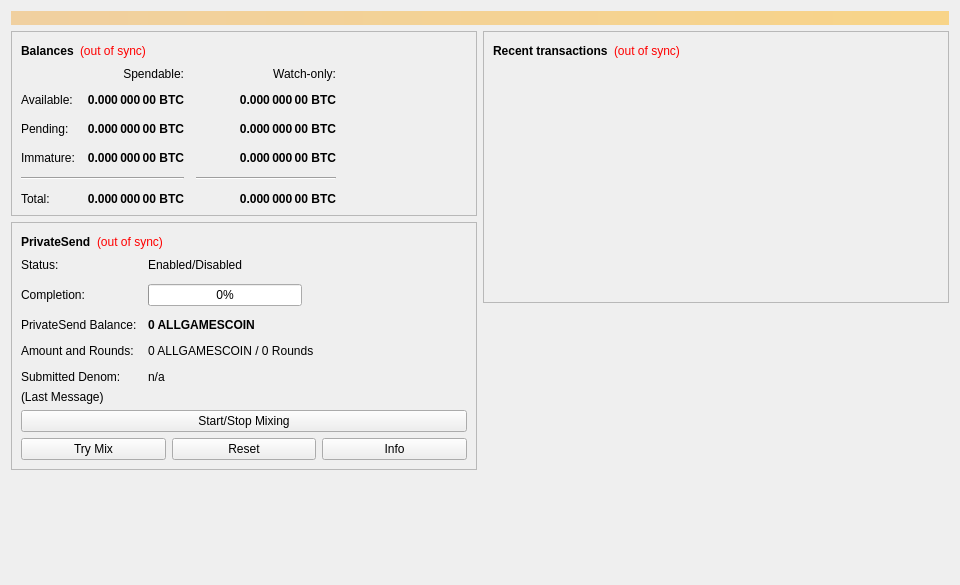
<?xml version="1.0" encoding="UTF-8"?>
<ui version="4.0">
 <class>OverviewPage</class>
 <widget class="QWidget" name="OverviewPage">
  <property name="geometry">
   <rect>
    <x>0</x>
    <y>0</y>
    <width>960</width>
    <height>585</height>
   </rect>
  </property>
  <property name="minimumSize">
   <size>
    <width>960</width>
    <height>0</height>
   </size>
  </property>
  <property name="windowTitle">
   <string>Form</string>
  </property>
  <layout class="QVBoxLayout" name="topLayout">
   <item>
    <widget class="QLabel" name="labelAlerts">
     <property name="visible">
      <bool>false</bool>
     </property>
     <property name="styleSheet">
      <string notr="true">QLabel { background-color: qlineargradient(x1: 0, y1: 0, x2: 1, y2: 0, stop:0 #F0D0A0, stop:1 #F8D488); color:#000000; }</string>
     </property>
     <property name="wordWrap">
      <bool>true</bool>
     </property>
     <property name="margin">
      <number>3</number>
     </property>
     <property name="textInteractionFlags">
      <set>Qt::TextSelectableByMouse</set>
     </property>
    </widget>
   </item>
   <item>
    <layout class="QHBoxLayout" name="horizontalLayout" stretch="1,1">
     <item>
      <layout class="QVBoxLayout" name="verticalLayout_2">
       <item>
        <widget class="QFrame" name="frame">
         <property name="frameShape">
          <enum>QFrame::StyledPanel</enum>
         </property>
         <property name="frameShadow">
          <enum>QFrame::Raised</enum>
         </property>
         <layout class="QVBoxLayout" name="verticalLayout_4">
          <item>
           <layout class="QHBoxLayout" name="horizontalLayout_4">
            <item>
             <widget class="QLabel" name="label_5">
              <property name="font">
               <font>
                <weight>75</weight>
                <bold>true</bold>
               </font>
              </property>
              <property name="text">
               <string>Balances</string>
              </property>
             </widget>
            </item>
            <item>
             <widget class="QLabel" name="labelWalletStatus">
              <property name="toolTip">
               <string>The displayed information may be out of date. Your wallet automatically synchronizes with the Allgamescoin network after a connection is established, but this process has not completed yet.</string>
              </property>
              <property name="styleSheet">
               <string notr="true">QLabel { color: red; }</string>
              </property>
              <property name="text">
               <string notr="true">(out of sync)</string>
              </property>
              <property name="alignment">
               <set>Qt::AlignLeading|Qt::AlignLeft|Qt::AlignVCenter</set>
              </property>
             </widget>
            </item>
            <item>
             <spacer name="horizontalSpacer_3">
              <property name="orientation">
               <enum>Qt::Horizontal</enum>
              </property>
              <property name="sizeHint" stdset="0">
               <size>
                <width>40</width>
                <height>20</height>
               </size>
              </property>
             </spacer>
            </item>
           </layout>
          </item>
          <item>
           <layout class="QGridLayout" name="gridLayout">
            <property name="spacing">
             <number>12</number>
            </property>
            <item row="2" column="2">
             <widget class="QLabel" name="labelWatchPending">
              <property name="font">
               <font>
                <weight>75</weight>
                <bold>true</bold>
               </font>
              </property>
              <property name="cursor">
               <cursorShape>IBeamCursor</cursorShape>
              </property>
              <property name="toolTip">
               <string>Unconfirmed transactions to watch-only addresses</string>
              </property>
              <property name="text">
               <string notr="true">0.000 000 00 BTC</string>
              </property>
              <property name="alignment">
               <set>Qt::AlignRight|Qt::AlignTrailing|Qt::AlignVCenter</set>
              </property>
              <property name="textInteractionFlags">
               <set>Qt::LinksAccessibleByMouse|Qt::TextSelectableByKeyboard|Qt::TextSelectableByMouse</set>
              </property>
             </widget>
            </item>
            <item row="2" column="1">
             <widget class="QLabel" name="labelUnconfirmed">
              <property name="font">
               <font>
                <weight>75</weight>
                <bold>true</bold>
               </font>
              </property>
              <property name="cursor">
               <cursorShape>IBeamCursor</cursorShape>
              </property>
              <property name="toolTip">
               <string>Total of transactions that have yet to be confirmed, and do not yet count toward the spendable balance</string>
              </property>
              <property name="text">
               <string notr="true">0.000 000 00 BTC</string>
              </property>
              <property name="alignment">
               <set>Qt::AlignRight|Qt::AlignTrailing|Qt::AlignVCenter</set>
              </property>
              <property name="textInteractionFlags">
               <set>Qt::LinksAccessibleByMouse|Qt::TextSelectableByKeyboard|Qt::TextSelectableByMouse</set>
              </property>
             </widget>
            </item>
            <item row="3" column="2">
             <widget class="QLabel" name="labelWatchImmature">
              <property name="font">
               <font>
                <weight>75</weight>
                <bold>true</bold>
               </font>
              </property>
              <property name="cursor">
               <cursorShape>IBeamCursor</cursorShape>
              </property>
              <property name="toolTip">
               <string>Mined balance in watch-only addresses that has not yet matured</string>
              </property>
              <property name="text">
               <string notr="true">0.000 000 00 BTC</string>
              </property>
              <property name="alignment">
               <set>Qt::AlignRight|Qt::AlignTrailing|Qt::AlignVCenter</set>
              </property>
              <property name="textInteractionFlags">
               <set>Qt::LinksAccessibleByMouse|Qt::TextSelectableByKeyboard|Qt::TextSelectableByMouse</set>
              </property>
             </widget>
            </item>
            <item row="4" column="0" colspan="2">
             <widget class="Line" name="lineSpendableBalance">
              <property name="orientation">
               <enum>Qt::Horizontal</enum>
              </property>
             </widget>
            </item>
            <item row="4" column="2">
             <widget class="Line" name="lineWatchBalance">
              <property name="sizePolicy">
               <sizepolicy hsizetype="Preferred" vsizetype="Fixed">
                <horstretch>0</horstretch>
                <verstretch>0</verstretch>
               </sizepolicy>
              </property>
              <property name="minimumSize">
               <size>
                <width>140</width>
                <height>0</height>
               </size>
              </property>
              <property name="orientation">
               <enum>Qt::Horizontal</enum>
              </property>
             </widget>
            </item>
            <item row="5" column="0">
             <widget class="QLabel" name="labelTotalText">
              <property name="text">
               <string>Total:</string>
              </property>
             </widget>
            </item>
            <item row="3" column="1">
             <widget class="QLabel" name="labelImmature">
              <property name="font">
               <font>
                <weight>75</weight>
                <bold>true</bold>
               </font>
              </property>
              <property name="cursor">
               <cursorShape>IBeamCursor</cursorShape>
              </property>
              <property name="toolTip">
               <string>Mined balance that has not yet matured</string>
              </property>
              <property name="text">
               <string notr="true">0.000 000 00 BTC</string>
              </property>
              <property name="alignment">
               <set>Qt::AlignRight|Qt::AlignTrailing|Qt::AlignVCenter</set>
              </property>
              <property name="textInteractionFlags">
               <set>Qt::LinksAccessibleByMouse|Qt::TextSelectableByKeyboard|Qt::TextSelectableByMouse</set>
              </property>
             </widget>
            </item>
            <item row="2" column="3">
             <spacer name="horizontalSpacer_2">
              <property name="orientation">
               <enum>Qt::Horizontal</enum>
              </property>
              <property name="sizeHint" stdset="0">
               <size>
                <width>40</width>
                <height>20</height>
               </size>
              </property>
             </spacer>
            </item>
            <item row="3" column="0">
             <widget class="QLabel" name="labelImmatureText">
              <property name="text">
               <string>Immature:</string>
              </property>
             </widget>
            </item>
            <item row="5" column="1">
             <widget class="QLabel" name="labelTotal">
              <property name="font">
               <font>
                <weight>75</weight>
                <bold>true</bold>
               </font>
              </property>
              <property name="cursor">
               <cursorShape>IBeamCursor</cursorShape>
              </property>
              <property name="toolTip">
               <string>Your current total balance</string>
              </property>
              <property name="text">
               <string notr="true">0.000 000 00 BTC</string>
              </property>
              <property name="alignment">
               <set>Qt::AlignRight|Qt::AlignTrailing|Qt::AlignVCenter</set>
              </property>
              <property name="textInteractionFlags">
               <set>Qt::LinksAccessibleByMouse|Qt::TextSelectableByKeyboard|Qt::TextSelectableByMouse</set>
              </property>
             </widget>
            </item>
            <item row="5" column="2">
             <widget class="QLabel" name="labelWatchTotal">
              <property name="font">
               <font>
                <weight>75</weight>
                <bold>true</bold>
               </font>
              </property>
              <property name="cursor">
               <cursorShape>IBeamCursor</cursorShape>
              </property>
              <property name="toolTip">
               <string>Current total balance in watch-only addresses</string>
              </property>
              <property name="text">
               <string notr="true">0.000 000 00 BTC</string>
              </property>
              <property name="alignment">
               <set>Qt::AlignRight|Qt::AlignTrailing|Qt::AlignVCenter</set>
              </property>
              <property name="textInteractionFlags">
               <set>Qt::LinksAccessibleByMouse|Qt::TextSelectableByKeyboard|Qt::TextSelectableByMouse</set>
              </property>
             </widget>
            </item>
            <item row="0" column="2">
             <widget class="QLabel" name="labelWatchonly">
              <property name="text">
               <string>Watch-only:</string>
              </property>
              <property name="alignment">
               <set>Qt::AlignRight|Qt::AlignTrailing|Qt::AlignVCenter</set>
              </property>
             </widget>
            </item>
            <item row="1" column="0">
             <widget class="QLabel" name="labelBalanceText">
              <property name="text">
               <string>Available:</string>
              </property>
             </widget>
            </item>
            <item row="1" column="1">
             <widget class="QLabel" name="labelBalance">
              <property name="font">
               <font>
                <weight>75</weight>
                <bold>true</bold>
               </font>
              </property>
              <property name="cursor">
               <cursorShape>IBeamCursor</cursorShape>
              </property>
              <property name="toolTip">
               <string>Your current spendable balance</string>
              </property>
              <property name="text">
               <string notr="true">0.000 000 00 BTC</string>
              </property>
              <property name="alignment">
               <set>Qt::AlignRight|Qt::AlignTrailing|Qt::AlignVCenter</set>
              </property>
              <property name="textInteractionFlags">
               <set>Qt::LinksAccessibleByMouse|Qt::TextSelectableByKeyboard|Qt::TextSelectableByMouse</set>
              </property>
             </widget>
            </item>
            <item row="1" column="2">
             <widget class="QLabel" name="labelWatchAvailable">
              <property name="font">
               <font>
                <weight>75</weight>
                <bold>true</bold>
               </font>
              </property>
              <property name="cursor">
               <cursorShape>IBeamCursor</cursorShape>
              </property>
              <property name="toolTip">
               <string>Your current balance in watch-only addresses</string>
              </property>
              <property name="text">
               <string notr="true">0.000 000 00 BTC</string>
              </property>
              <property name="alignment">
               <set>Qt::AlignRight|Qt::AlignTrailing|Qt::AlignVCenter</set>
              </property>
              <property name="textInteractionFlags">
               <set>Qt::LinksAccessibleByMouse|Qt::TextSelectableByKeyboard|Qt::TextSelectableByMouse</set>
              </property>
             </widget>
            </item>
            <item row="2" column="0">
             <widget class="QLabel" name="labelPendingText">
              <property name="text">
               <string>Pending:</string>
              </property>
             </widget>
            </item>
            <item row="0" column="1">
             <widget class="QLabel" name="labelSpendable">
              <property name="text">
               <string>Spendable:</string>
              </property>
              <property name="alignment">
               <set>Qt::AlignRight|Qt::AlignTrailing|Qt::AlignVCenter</set>
              </property>
             </widget>
            </item>
           </layout>
          </item>
         </layout>
        </widget>
       </item>
       <item>
        <widget class="QFrame" name="framePrivateSend">
         <property name="layoutDirection">
          <enum>Qt::LeftToRight</enum>
         </property>
         <property name="frameShape">
          <enum>QFrame::StyledPanel</enum>
         </property>
         <property name="frameShadow">
          <enum>QFrame::Raised</enum>
         </property>
         <layout class="QVBoxLayout" name="VerticalLayout_PS1">
          <item>
           <layout class="QHBoxLayout" name="horizontalLayout_5">
            <item>
             <widget class="QLabel" name="labelPrivateSendHeader">
              <property name="font">
               <font>
                <weight>75</weight>
                <bold>true</bold>
               </font>
              </property>
              <property name="text">
               <string>PrivateSend</string>
              </property>
             </widget>
            </item>
            <item>
             <widget class="QLabel" name="labelPrivateSendSyncStatus">
              <property name="toolTip">
               <string>The displayed information may be out of date. Your wallet automatically synchronizes with the Allgamescoin network after a connection is established, but this process has not completed yet.</string>
              </property>
              <property name="styleSheet">
               <string notr="true">QLabel { color: red; }</string>
              </property>
              <property name="text">
               <string notr="true">(out of sync)</string>
              </property>
              <property name="alignment">
               <set>Qt::AlignLeading|Qt::AlignLeft|Qt::AlignVCenter</set>
              </property>
             </widget>
            </item>
            <item>
             <spacer name="horizontalSpacer_4">
              <property name="orientation">
               <enum>Qt::Horizontal</enum>
              </property>
              <property name="sizeHint" stdset="0">
               <size>
                <width>40</width>
                <height>20</height>
               </size>
              </property>
             </spacer>
            </item>
           </layout>
          </item>
          <item>
           <layout class="QFormLayout" name="privateSendFormLayout">
            <property name="fieldGrowthPolicy">
             <enum>QFormLayout::AllNonFixedFieldsGrow</enum>
            </property>
            <property name="horizontalSpacing">
             <number>11</number>
            </property>
            <property name="verticalSpacing">
             <number>12</number>
            </property>
            <item row="0" column="0">
             <widget class="QLabel" name="labelPrivateSendEnabledText">
              <property name="text">
               <string>Status:</string>
              </property>
             </widget>
            </item>
            <item row="0" column="1">
             <widget class="QLabel" name="labelPrivateSendEnabled">
              <property name="text">
               <string>Enabled/Disabled</string>
              </property>
             </widget>
            </item>
            <item row="1" column="0">
             <widget class="QLabel" name="labelCompletitionText">
              <property name="text">
               <string>Completion:</string>
              </property>
             </widget>
            </item>
            <item row="1" column="1">
             <widget class="QProgressBar" name="privateSendProgress">
              <property name="maximumSize">
               <size>
                <width>154</width>
                <height>16777215</height>
               </size>
              </property>
              <property name="value">
               <number>0</number>
              </property>
             </widget>
            </item>
            <item row="2" column="0">
             <widget class="QLabel" name="labelAnonymizedText">
              <property name="text">
               <string>PrivateSend Balance:</string>
              </property>
             </widget>
            </item>
            <item row="2" column="1">
             <widget class="QLabel" name="labelAnonymized">
              <property name="font">
               <font>
                <weight>75</weight>
                <bold>true</bold>
               </font>
              </property>
              <property name="text">
               <string notr="true">0 ALLGAMESCOIN</string>
              </property>
             </widget>
            </item>
            <item row="3" column="0">
             <widget class="QLabel" name="labelAmountAndRoundsText">
              <property name="text">
               <string>Amount and Rounds:</string>
              </property>
             </widget>
            </item>
            <item row="3" column="1">
             <widget class="QLabel" name="labelAmountRounds">
              <property name="text">
               <string>0 ALLGAMESCOIN / 0 Rounds</string>
              </property>
             </widget>
            </item>
            <item row="4" column="0">
             <widget class="QLabel" name="labelSubmittedDenomText">
              <property name="text">
               <string>Submitted Denom:</string>
              </property>
             </widget>
            </item>
            <item row="4" column="1">
             <widget class="QLabel" name="labelSubmittedDenom">
              <property name="toolTip">
               <string>The denominations you submitted to the Masternode.&lt;br&gt;To mix, other users must submit the exact same denominations.</string>
              </property>
              <property name="text">
               <string>n/a</string>
              </property>
             </widget>
            </item>
           </layout>
          </item>
          <item>
           <layout class="QVBoxLayout" name="VerticalLayout_PS">
            <item>
             <widget class="QLabel" name="labelPrivateSendLastMessage">
              <property name="text">
               <string>(Last Message)</string>
              </property>
              <property name="alignment">
               <set>Qt::AlignLeading|Qt::AlignLeft|Qt::AlignTop</set>
              </property>
              <property name="wordWrap">
               <bool>true</bool>
              </property>
             </widget>
            </item>
            <item>
             <widget class="QPushButton" name="togglePrivateSend">
              <property name="sizePolicy">
               <sizepolicy hsizetype="MinimumExpanding" vsizetype="Fixed">
                <horstretch>0</horstretch>
                <verstretch>0</verstretch>
               </sizepolicy>
              </property>
              <property name="text">
               <string>Start/Stop Mixing</string>
              </property>
             </widget>
            </item>
            <item>
             <layout class="QHBoxLayout" name="horizontalLayout_debugbuttons">
              <item>
               <widget class="QPushButton" name="privateSendAuto">
                <property name="sizePolicy">
                 <sizepolicy hsizetype="MinimumExpanding" vsizetype="Fixed">
                  <horstretch>0</horstretch>
                  <verstretch>0</verstretch>
                 </sizepolicy>
                </property>
                <property name="toolTip">
                 <string>Try to manually submit a PrivateSend request.</string>
                </property>
                <property name="text">
                 <string>Try Mix</string>
                </property>
               </widget>
              </item>
              <item>
               <widget class="QPushButton" name="privateSendReset">
                <property name="sizePolicy">
                 <sizepolicy hsizetype="MinimumExpanding" vsizetype="Fixed">
                  <horstretch>0</horstretch>
                  <verstretch>0</verstretch>
                 </sizepolicy>
                </property>
                <property name="toolTip">
                 <string>Reset the current status of PrivateSend (can interrupt PrivateSend if it's in the process of Mixing, which can cost you money!)</string>
                </property>
                <property name="autoFillBackground">
                 <bool>false</bool>
                </property>
                <property name="text">
                 <string>Reset</string>
                </property>
               </widget>
              </item>
              <item>
               <widget class="QPushButton" name="privateSendInfo">
                <property name="sizePolicy">
                 <sizepolicy hsizetype="MinimumExpanding" vsizetype="Fixed">
                  <horstretch>0</horstretch>
                  <verstretch>0</verstretch>
                 </sizepolicy>
                </property>
                <property name="toolTip">
                 <string>Information about PrivateSend and Mixing</string>
                </property>
                <property name="text">
                 <string>Info</string>
                </property>
               </widget>
              </item>
             </layout>
            </item>
           </layout>
          </item>
         </layout>
        </widget>
       </item>
       <item>
        <spacer name="verticalSpacer">
         <property name="orientation">
          <enum>Qt::Vertical</enum>
         </property>
         <property name="sizeHint" stdset="0">
          <size>
           <width>20</width>
           <height>40</height>
          </size>
         </property>
        </spacer>
       </item>
      </layout>
     </item>
     <item>
      <layout class="QVBoxLayout" name="verticalLayout_3">
       <item>
        <widget class="QFrame" name="frame_2">
         <property name="frameShape">
          <enum>QFrame::StyledPanel</enum>
         </property>
         <property name="frameShadow">
          <enum>QFrame::Raised</enum>
         </property>
         <layout class="QVBoxLayout" name="verticalLayout">
          <item>
           <layout class="QHBoxLayout" name="horizontalLayout_2">
            <item>
             <widget class="QLabel" name="label_4">
              <property name="font">
               <font>
                <weight>75</weight>
                <bold>true</bold>
               </font>
              </property>
              <property name="text">
               <string>Recent transactions</string>
              </property>
             </widget>
            </item>
            <item>
             <widget class="QLabel" name="labelTransactionsStatus">
              <property name="toolTip">
               <string>The displayed information may be out of date. Your wallet automatically synchronizes with the Allgamescoin network after a connection is established, but this process has not completed yet.</string>
              </property>
              <property name="styleSheet">
               <string notr="true">QLabel { color: red; }</string>
              </property>
              <property name="text">
               <string notr="true">(out of sync)</string>
              </property>
              <property name="alignment">
               <set>Qt::AlignLeading|Qt::AlignLeft|Qt::AlignVCenter</set>
              </property>
             </widget>
            </item>
            <item>
             <spacer name="horizontalSpacer">
              <property name="orientation">
               <enum>Qt::Horizontal</enum>
              </property>
              <property name="sizeHint" stdset="0">
               <size>
                <width>40</width>
                <height>20</height>
               </size>
              </property>
             </spacer>
            </item>
           </layout>
          </item>
          <item>
           <widget class="QListView" name="listTransactions">
            <property name="styleSheet">
             <string notr="true">QListView { background: transparent; }</string>
            </property>
            <property name="frameShape">
             <enum>QFrame::NoFrame</enum>
            </property>
            <property name="verticalScrollBarPolicy">
             <enum>Qt::ScrollBarAlwaysOff</enum>
            </property>
            <property name="horizontalScrollBarPolicy">
             <enum>Qt::ScrollBarAlwaysOff</enum>
            </property>
            <property name="selectionMode">
             <enum>QAbstractItemView::NoSelection</enum>
            </property>
           </widget>
          </item>
         </layout>
        </widget>
       </item>
       <item>
        <spacer name="verticalSpacer_2">
         <property name="orientation">
          <enum>Qt::Vertical</enum>
         </property>
         <property name="sizeHint" stdset="0">
          <size>
           <width>20</width>
           <height>40</height>
          </size>
         </property>
        </spacer>
       </item>
      </layout>
     </item>
    </layout>
   </item>
  </layout>
 </widget>
 <resources/>
 <connections/>
</ui>
